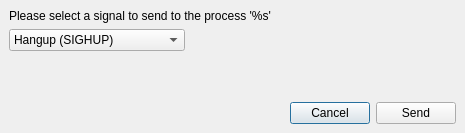
<?xml version="1.0" encoding="UTF-8"?>
<ui version="4.0">
    <class>SendSignalDialog</class>
    <widget class="QDialog" name="SendSignalDialog">
        <property name="windowModality">
            <enum>Qt::WindowModal</enum>
        </property>
        <property name="enabled">
            <bool>true</bool>
        </property>
        <property name="geometry">
            <rect>
                <x>0</x>
                <y>0</y>
                <width>465</width>
                <height>133</height>
            </rect>
        </property>
        <property name="windowTitle">
            <string notr="true"></string>
        </property>
        <property name="modal">
            <bool>false</bool>
        </property>
        <layout class="QVBoxLayout" name="verticalLayout">
            <property name="leftMargin">
                <number>9</number>
            </property>
            <property name="topMargin">
                <number>9</number>
            </property>
            <property name="rightMargin">
                <number>9</number>
            </property>
            <property name="bottomMargin">
                <number>9</number>
            </property>
            <item>
                <layout class="QVBoxLayout" name="MainVbox" stretch="0,0,0,0">
                    <property name="spacing">
                        <number>6</number>
                    </property>
                    <property name="sizeConstraint">
                        <enum>QLayout::SetNoConstraint</enum>
                    </property>
                    <property name="leftMargin">
                        <number>0</number>
                    </property>
                    <property name="topMargin">
                        <number>0</number>
                    </property>
                    <property name="rightMargin">
                        <number>0</number>
                    </property>
                    <property name="bottomMargin">
                        <number>0</number>
                    </property>
                    <item alignment="Qt::AlignLeft|Qt::AlignTop">
                        <widget class="QLabel" name="Label">
                            <property name="text">
                                <string>Please select a signal to send to the process '%s'</string>
                            </property>
                        </widget>
                    </item>
                    <item alignment="Qt::AlignLeft|Qt::AlignTop">
                        <widget class="QComboBox" name="SignalListComboBox">
                            <item>
                                <property name="text">
                                    <string>Hangup (SIGHUP)</string>
                                </property>
                            </item>
                            <item>
                                <property name="text">
                                    <string>Interrupt (SIGINT)</string>
                                </property>
                            </item>
                            <item>
                                <property name="text">
                                    <string>Quit (SIGQUIT)</string>
                                </property>
                            </item>
                            <item>
                                <property name="text">
                                    <string>Abort (SIGABRT)</string>
                                </property>
                            </item>
                            <item>
                                <property name="text">
                                    <string>Kill (SIGKILL)</string>
                                </property>
                            </item>
                            <item>
                                <property name="text">
                                    <string>Alarm (SIGALRM)</string>
                                </property>
                            </item>
                            <item>
                                <property name="text">
                                    <string>User Defined 1 (SIGUSR1)</string>
                                </property>
                            </item>
                            <item>
                                <property name="text">
                                    <string>User Defined 2 (SIGUSR2)</string>
                                </property>
                            </item>
                        </widget>
                    </item>
                    <item>
                        <spacer name="verticalSpacer">
                            <property name="orientation">
                                <enum>Qt::Vertical</enum>
                            </property>
                            <property name="sizeType">
                                <enum>QSizePolicy::MinimumExpanding</enum>
                            </property>
                            <property name="sizeHint" stdset="0">
                                <size>
                                    <width>20</width>
                                    <height>20</height>
                                </size>
                            </property>
                        </spacer>
                    </item>
                    <item>
                        <layout class="QHBoxLayout" name="horizontalLayout" stretch="0,0,0">
                            <property name="spacing">
                                <number>6</number>
                            </property>
                            <property name="sizeConstraint">
                                <enum>QLayout::SetDefaultConstraint</enum>
                            </property>
                            <item>
                                <spacer name="horizontalSpacer">
                                    <property name="orientation">
                                        <enum>Qt::Horizontal</enum>
                                    </property>
                                    <property name="sizeHint" stdset="0">
                                        <size>
                                            <width>40</width>
                                            <height>20</height>
                                        </size>
                                    </property>
                                </spacer>
                            </item>
                            <item>
                                <widget class="QPushButton" name="CancelButton">
                                    <property name="text">
                                        <string>Cancel</string>
                                    </property>
                                </widget>
                            </item>
                            <item>
                                <widget class="QPushButton" name="SendButton">
                                    <property name="text">
                                        <string>Send</string>
                                    </property>
                                </widget>
                            </item>
                        </layout>
                    </item>
                </layout>
            </item>
        </layout>
    </widget>
    <resources/>
    <connections>
        <connection>
            <sender>CancelButton</sender>
            <signal>clicked()</signal>
            <receiver>SendSignalDialog</receiver>
            <slot>reject()</slot>
            <hints>
                <hint type="sourcelabel">
                    <x>327</x>
                    <y>108</y>
                </hint>
                <hint type="destinationlabel">
                    <x>232</x>
                    <y>66</y>
                </hint>
            </hints>
        </connection>
        <connection>
            <sender>SendButton</sender>
            <signal>clicked()</signal>
            <receiver>SendSignalDialog</receiver>
            <slot>accept()</slot>
            <hints>
                <hint type="sourcelabel">
                    <x>413</x>
                    <y>108</y>
                </hint>
                <hint type="destinationlabel">
                    <x>232</x>
                    <y>66</y>
                </hint>
            </hints>
        </connection>
    </connections>
</ui>
